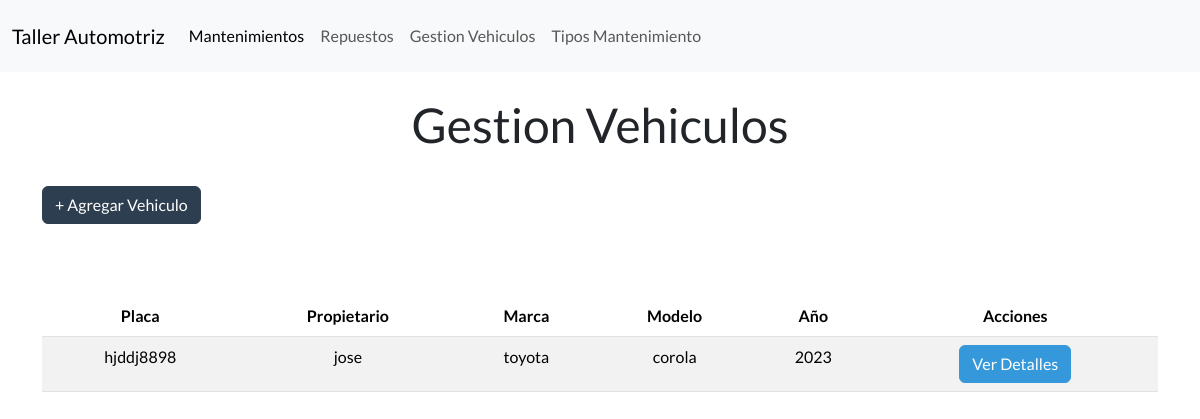
The app's page /gestion_vehiculos/, older data.
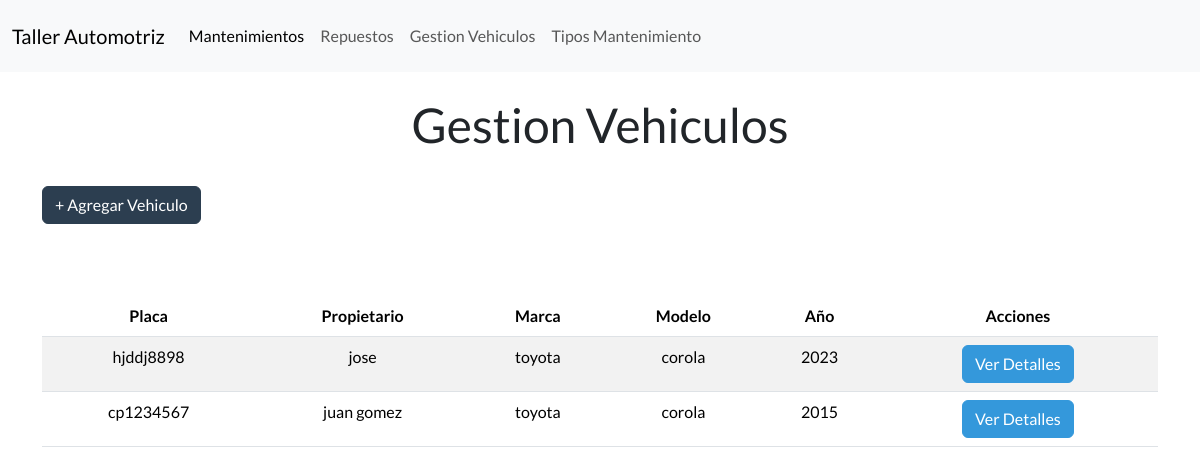
The same page, newer data.
### Aplicaciones/Taller/models.py (models this page shows, shortened)
class Vehiculo(models.Model): # * Modelo para representar un vehículo
    id = models.AutoField(primary_key=True)  # ~ Campo autoincremental
    placa_vehiculo = models.CharField(max_length=9, unique=True, blank=True)  #~ Visible al usuario
    nombre_propietario = models.CharField(max_length=100)
    marca = models.CharField(max_length=50)
    modelo = models.CharField(max_length=50)
    anio = models.PositiveIntegerField() # ~ tipo de dato para años (enteros positivos)

### Aplicaciones/Taller/views.py (the view)
# urls.py: path('gestion_vehiculos/', views.gestion_vehiculos, name="gestion_vehiculos"),  # * Mapea la URL 'gestion_vehiculos/' a la vista gestion_vehiculos
def gestion_vehiculos(request):
    gestionvehiculos = Vehiculo.objects.all()   # * Recibe todos los vehículos de la base de datos para la gestión de vehículos
    """
     * Render the vehicle management page.
    """
    return render(request, 'gestion_vehiculos.html', {'gestion_vehiculos': gestionvehiculos})  # * Renderiza la plantilla 'gestion_vehiculos.html'

### Aplicaciones/Taller/templates/gestion_vehiculos.html (shortened to what this page needs)
{% extends "plantilla.html" %}{% load static %}
{% block content %}
    <div class="container">
        <h1 class="text-center mt-4">Gestion Vehiculos</h1>
        <button type="button" class="btn btn-primary mt-4 mb-4" data-bs-toggle="modal" data-bs-target="#exampleModal">
            + Agregar Vehiculo
        </button>
        <br>
        {% if gestion_vehiculos %}
        <div class="table-responsive" mt-4>
            {% if gestion_vehiculos %}
            <table class="table table-striped table-hover text-center mt-5" id="tabla-repuestos">
                <thead>
                    <tr>
                        <th>Placa</th>
                        <th>Propietario</th>
                        <th>Marca</th>
                        <th>Modelo</th>
                        <th>Año</th>
                        <th>Acciones</th>
                    </tr>
                </thead>
                <tbody>
                    {% for vehiculo in gestion_vehiculos %}
                    <tr>
                        <td>{{ vehiculo.placa_vehiculo }}</td>
                        <td>{{ vehiculo.nombre_propietario }}</td>
                        <td>{{ vehiculo.marca }}</td>
                        <td>{{ vehiculo.modelo }}</td>
                        <td>{{ vehiculo.anio }}</td>
                        <td>
                            <a href="{% url 'detalle_vehiculo' vehiculo.id %}" class="btn btn-info">Ver Detalles</a>
                        </td>
                    </tr>
                    {% endfor %}
                </tbody>
            </table>
            {% else %}
            <div class="alert alert-info text-center mt-4" role="alert">
                No hay Vehiculos disponibles en este momento.
            </div>
            {% endif %}
    {% else %}
        <div class="alert alert-warning text-center mt-4" role="alert">
            No se encontraron Vehiculos Registrados.
        </div>
    {% endif %}
{% endblock %}

Row changes from the older to the newer data that the page shows:
added Vehiculo: placa_vehiculo "cp1234567", nombre_propietario "juan gomez", marca "toyota", modelo "corola", anio "2015"
